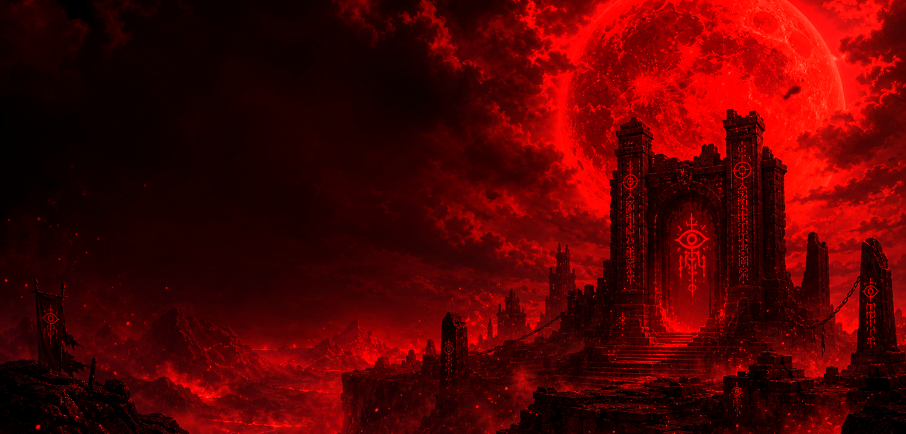
#> input picture assets/wallpaper-blood-moon.png, 1812 x 868 px (shown at 1/2 size)
$ python regen_blood_moon_preview.py
#> lines starting #> are read from the running program, lines starting #| are printed output that depends on the picture
#!/usr/bin/env python3
"""Regenerate a clean preview-blood-moon.gif.

The checked-in preview-blood-moon.gif was corrupted: it had been re-saved with a
crushed ~32-colour palette which produced multicolour dithering noise (digital
static) in the theme-store card.  Every clean sibling preview (gloom-depths,
korok-forest, ...) is simply a full-width, vertically-centred downscale of that
theme's curated wallpaper at 430x182 with a very subtle shimmer animation and a
smooth 128-colour palette.

This script rebuilds blood-moon's preview the same way, deriving the scene from
the curated assets/wallpaper-blood-moon.png (read-only; never modified) so the
artwork matches the intended blood-moon castle/moon scene instead of inventing
new art.  Output dimensions/frame-count/duration match the other previews
exactly: 430x182, 16 frames, 80 ms/frame, P-mode, single shared palette.
"""
from __future__ import annotations

import math
from pathlib import Path

from PIL import Image

ROOT = Path(__file__).resolve().parents[1]
ASSETS = ROOT / "assets"
WALLPAPER = ASSETS / "wallpaper-blood-moon.png"
OUTPUT = ASSETS / "preview-blood-moon.gif"

# Match the clean sibling previews exactly.
SIZE = (430, 182)
FRAMES = 16
DURATION = 80
PALETTE_COLORS = 128

# Blood-moon palette (kept consistent with the generator / BurpTheme registry).
PARTICLE = (255, 83, 86)
ACCENT = (236, 28, 50)
GOLD = (214, 93, 42)


def center_crop_scene() -> Image.Image:
    """Full-width, vertically-centred crop of the wallpaper at the preview ratio."""
    wall = Image.open(WALLPAPER).convert("RGB")
#> wall is the input picture: PIL image 1812x868 RGB; mean R, G, B 81.7, 2.2, 2.1
    ww, wh = wall.size
#> ww = 1812; wh = 868
    pw, ph = SIZE
    crop_h = round(ww * ph / pw)
#> crop_h = 767
    top = max(0, (wh - crop_h) // 2)
#> top = 50
    crop = wall.crop((0, top, ww, top + crop_h))
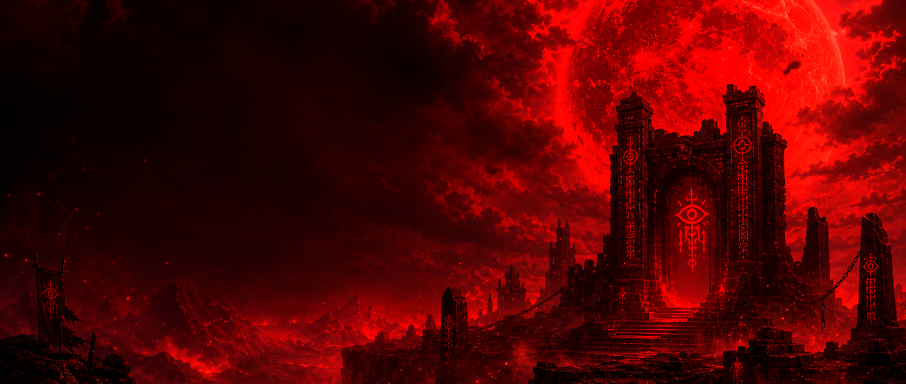
#> crop: PIL image 1812x767 RGB (shown at 1/2 size); mean R, G, B 81.5, 2.1, 2
    return crop.resize(SIZE, Image.Resampling.LANCZOS)
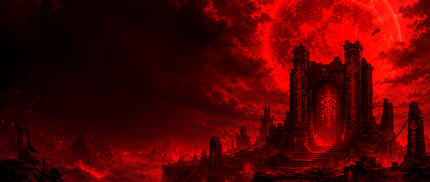
#> returned value: PIL image 430x182 RGB; mean R, G, B 81.5, 2.1, 2


def build_frames() -> list[Image.Image]:
    """Static blood-moon scene with a subtle drifting glow + ember shimmer."""
    base = center_crop_scene()
    width, height = SIZE

    # Pre-compute a handful of ember positions for the shimmer overlay.  The
    # ember layer is rendered per-frame and alpha-composited, then drifted, so
    # the animation stays gentle (a soft pulsing glow), matching the siblings.
    embers = []
    for i in range(46):
        x = (i * 137 + 23) % width
        y = 24 + ((i * 83 + 11) % (height - 60))
        embers.append((x, y, 1 + (i % 3)))

    # Approximate the moon centre (upper-right of the blood-moon scene) for a
    # breathing glow halo.
    moon_cx = int(width * 0.74)
    moon_cy = int(height * 0.26)

    frames: list[Image.Image] = []
    for frame_index in range(FRAMES):
        phase = frame_index / FRAMES
        pulse = 0.5 + 0.5 * math.sin(phase * math.tau)
        drift = math.sin(phase * math.tau) * 3.0

        scene = base.copy().convert("RGBA")
        overlay = Image.new("RGBA", SIZE, (0, 0, 0, 0))
        opx = overlay.load()

        # Breathing halo around the moon: soft radial accent glow.
        halo_radius = 70.0
        halo_strength = 26 + int(pulse * 22)
        for y in range(max(0, moon_cy - 80), min(height, moon_cy + 80)):
            for x in range(max(0, moon_cx - 90), min(width, moon_cx + 90)):
                d = math.hypot(x - moon_cx, y - moon_cy)
                if d < halo_radius:
                    a = int(halo_strength * (1.0 - d / halo_radius) ** 2)
                    if a > 0:
                        opx[x, y] = (*PARTICLE, a)

        # Drifting embers: faint particles that gently brighten/dim per frame.
        for idx, (ex, ey, r) in enumerate(embers):
            x = int((ex + drift * (1 + (idx % 3))) % width)
            y = int(ey + math.sin(phase * math.tau + idx) * 1.5)
            local = 0.5 + 0.5 * math.sin(phase * math.tau + idx * 0.7)
            a = int(28 + local * 34)
            color = GOLD if idx % 9 == 0 else ACCENT if idx % 3 == 0 else PARTICLE
            for dy in range(-r, r + 1):
                for dx in range(-r, r + 1):
                    px, py = x + dx, y + dy
                    if 0 <= px < width and 0 <= py < height and dx * dx + dy * dy <= r * r:
                        falloff = 1.0 - (math.hypot(dx, dy) / (r + 0.5))
                        opx[px, py] = (*color, int(a * max(0.0, falloff)))

        scene.alpha_composite(overlay)
        frames.append(scene.convert("RGB"))
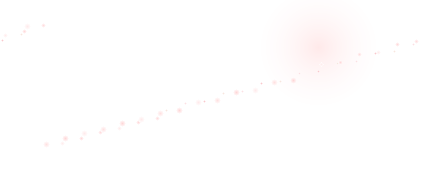
#> overlay: PIL image 430x182 RGBA; mean R, G, B, A 34.4, 11.2, 11.6, 1.1; transparent parts drawn white
#> after the loop, frames = 16 items

    return frames


def quantize_with_shared_palette(frames: list[Image.Image]) -> list[Image.Image]:
    """Quantize every frame against one smooth 128-colour palette (no flicker)."""
    # Derive the palette from a blended representative frame so it covers the
    # full scene plus the brightest shimmer state.
    representative = frames[0].copy()
    representative = Image.blend(representative, frames[FRAMES // 2], 0.5)
    palette_image = representative.convert(
        "P", palette=Image.Palette.ADAPTIVE, colors=PALETTE_COLORS
    )
    quantized = []
    for frame in frames:
        quantized.append(
            frame.quantize(
                colors=PALETTE_COLORS, palette=palette_image, dither=Image.Dither.NONE
            )
        )
#> this loop made 16 passes
#> after the loop, quantized = 16 items
    return quantized


def main() -> None:
    frames = quantize_with_shared_palette(build_frames())
#> frames = 16 items
    frames[0].save(
        OUTPUT,
        save_all=True,
        append_images=frames[1:],
        duration=DURATION,
        loop=0,
        optimize=True,
        disposal=1,
    )
    print(f"Wrote {OUTPUT.relative_to(ROOT)}: {SIZE[0]}x{SIZE[1]}, {len(frames)} frames")
#| Wrote assets/preview-blood-moon.gif: 430x182, 16 frames


if __name__ == "__main__":
    main()

$ run again, with assets/detail-ancient-slate.png copied over assets/wallpaper-blood-moon.png
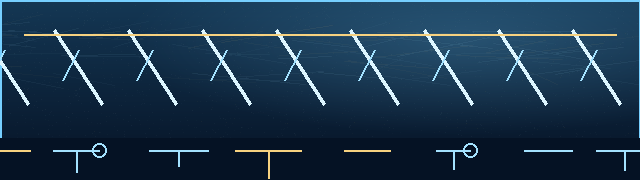
#> input picture assets/detail-ancient-slate.png, 640 x 180 px
#> in center_crop_scene, wall is the input picture: PIL image 640x180 RGB; mean R, G, B 28, 54.2, 76.9
#> in center_crop_scene, `crop = wall.crop((0, top, ww, top + crop_h))`:
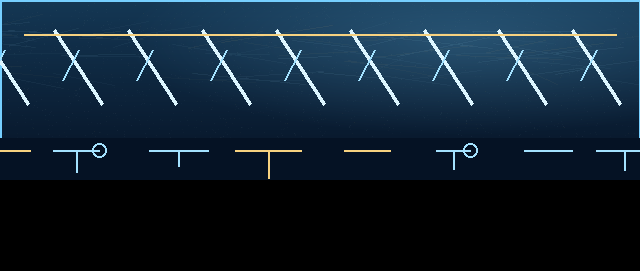
#> crop: PIL image 640x271 RGB; mean R, G, B 18.6, 36, 51.1
#> in center_crop_scene, `return crop.resize(SIZE, Image.Resampling.LANCZOS)`:
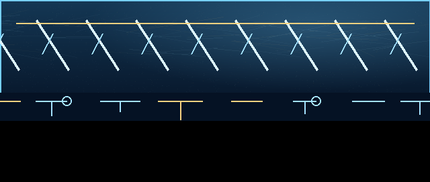
#> returned value: PIL image 430x182 RGB; mean R, G, B 18.6, 36, 50.8
#> after the loop in build_frames, `for frame_index in range(FRAMES):`: frames = 16 items
#> the loop in quantize_with_shared_palette, `for frame in frames:` made 16 passes
#| Wrote assets/preview-blood-moon.gif: 430x182, 16 frames

$ run again, with assets/detail-blood-moon.png copied over assets/wallpaper-blood-moon.png
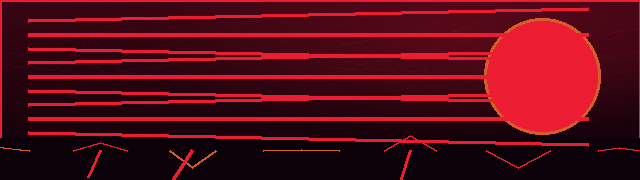
#> input picture assets/detail-blood-moon.png, 640 x 180 px
#> in center_crop_scene, wall is the input picture: PIL image 640x180 RGB; mean R, G, B 86.5, 10, 22.8
#> in center_crop_scene, `crop = wall.crop((0, top, ww, top + crop_h))`:
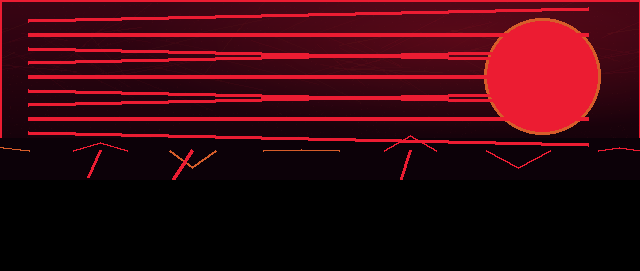
#> crop: PIL image 640x271 RGB; mean R, G, B 57.5, 6.6, 15.1
#> in center_crop_scene, `return crop.resize(SIZE, Image.Resampling.LANCZOS)`:
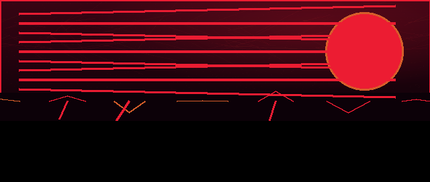
#> returned value: PIL image 430x182 RGB; mean R, G, B 57.4, 6.6, 15.1
#> after the loop in build_frames, `for frame_index in range(FRAMES):`: frames = 16 items
#> the loop in quantize_with_shared_palette, `for frame in frames:` made 16 passes
#| Wrote assets/preview-blood-moon.gif: 430x182, 16 frames

$ run again, with assets/detail-gloom-depths.png copied over assets/wallpaper-blood-moon.png
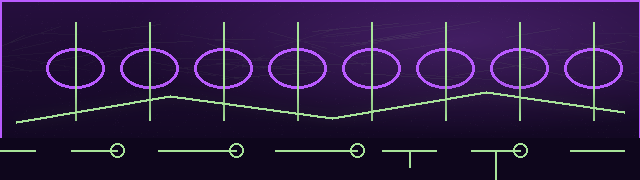
#> input picture assets/detail-gloom-depths.png, 640 x 180 px
#> in center_crop_scene, wall is the input picture: PIL image 640x180 RGB; mean R, G, B 44, 25.4, 65.7
#> in center_crop_scene, `crop = wall.crop((0, top, ww, top + crop_h))`:
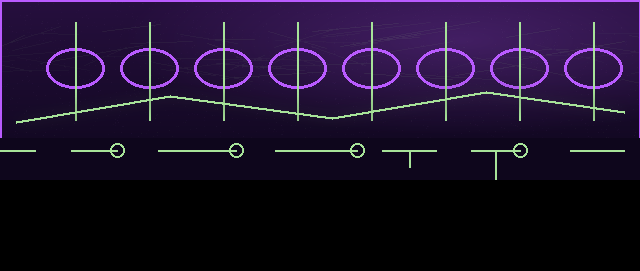
#> crop: PIL image 640x271 RGB; mean R, G, B 29.2, 16.9, 43.6
#> in center_crop_scene, `return crop.resize(SIZE, Image.Resampling.LANCZOS)`:
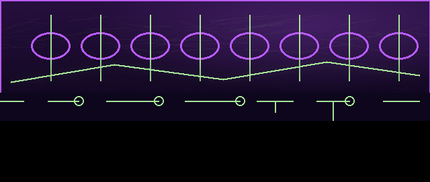
#> returned value: PIL image 430x182 RGB; mean R, G, B 29.2, 17, 43.4
#> after the loop in build_frames, `for frame_index in range(FRAMES):`: frames = 16 items
#> the loop in quantize_with_shared_palette, `for frame in frames:` made 16 passes
#| Wrote assets/preview-blood-moon.gif: 430x182, 16 frames
